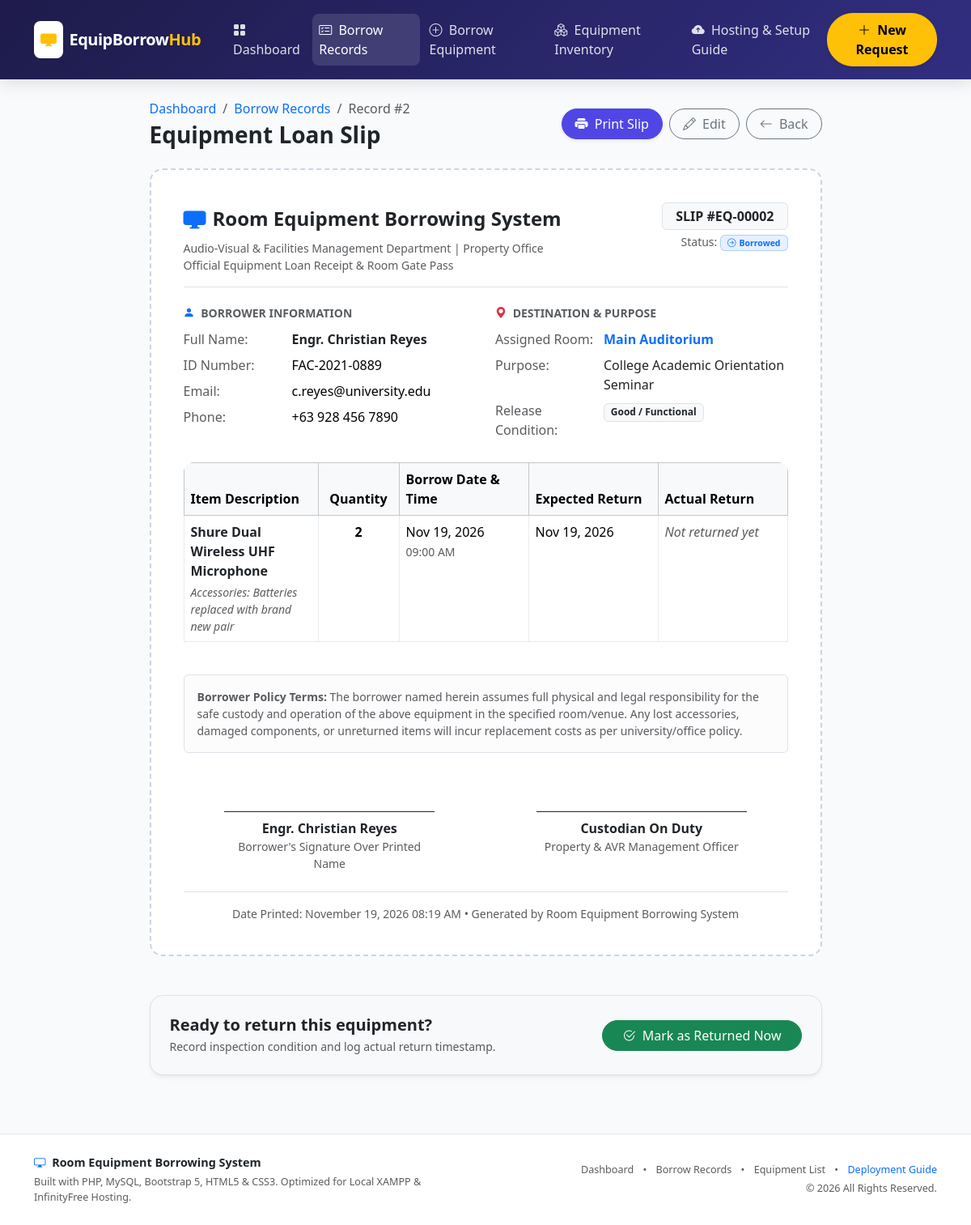
Screenshot of /view.php?id=2 with the database file from the repository.
### tables this page shows
CREATE TABLE IF NOT EXISTS `equipment_borrowings` (
  `id` INT AUTO_INCREMENT PRIMARY KEY,
  `borrower_name` VARCHAR(100) NOT NULL,
  `borrower_id_number` VARCHAR(50) NOT NULL,
  `borrower_email` VARCHAR(100) NOT NULL,
  `borrower_contact` VARCHAR(20) NOT NULL,
  `equipment_id` INT DEFAULT NULL,
  `equipment_name` VARCHAR(100) NOT NULL,
  `room_assigned` VARCHAR(50) NOT NULL,
  `quantity` INT NOT NULL DEFAULT 1,
  `borrow_date` DATE NOT NULL,
  `borrow_time` TIME NOT NULL,
  `expected_return_date` DATE NOT NULL,
  `actual_return_date` DATE DEFAULT NULL,
  `status` ENUM('Borrowed', 'Returned', 'Overdue', 'Pending') NOT NULL DEFAULT 'Borrowed',
  `purpose` VARCHAR(255) NOT NULL,
  `condition_on_borrow` VARCHAR(100) NOT NULL DEFAULT 'Good / Functional',
  `condition_on_return` VARCHAR(100) DEFAULT NULL,
  `remarks` TEXT DEFAULT NULL,
  `created_at` TIMESTAMP DEFAULT CURRENT_TIMESTAMP,
  `updated_at` TIMESTAMP DEFAULT CURRENT_TIMESTAMP ON UPDATE CURRENT_TIMESTAMP,
  INDEX (`status`),
  INDEX (`borrow_date`),
  INDEX (`equipment_id`)
);

### view.php (the view, shortened to what this page needs)
<?php
require_once __DIR__ . '/includes/header.php';
$pdo = getDBConnection();
$id = isset($_GET['id']) ? (int)$_GET['id'] : 0;
try {
    $stmt = $pdo->prepare("SELECT * FROM equipment_borrowings WHERE id = :id");
    $stmt->execute([':id' => $id]);
    $record = $stmt->fetch();
} catch (PDOException $e) {
    setFlash('danger', 'Database error: ' . $e->getMessage());
    header('Location: borrowings.php');
    exit;
}
?>
<div class="row justify-content-center">
    <div class="col-lg-9">
        <div class="d-flex justify-content-between align-items-center mb-4 no-print">
            <div>
                <nav aria-label="breadcrumb">
                    <ol class="breadcrumb mb-1 small">
                        <li class="breadcrumb-item"><a href="index.php" class="text-decoration-none">Dashboard</a></li>
                        <li class="breadcrumb-item"><a href="borrowings.php" class="text-decoration-none">Borrow Records</a></li>
                        <li class="breadcrumb-item active" aria-current="page">Record #<?= $id ?></li>
                    </ol>
                </nav>
                <h3 class="fw-bold mb-0 text-dark">Equipment Loan Slip</h3>
            </div>
            <div class="d-flex gap-2">
                <button type="button" class="btn btn-primary rounded-pill px-3 shadow-sm" onclick="window.print()">
                    <i class="bi bi-printer-fill me-1"></i> Print Slip
                </button>
                <a href="edit.php?id=<?= $id ?>" class="btn btn-outline-secondary rounded-pill px-3">
                    <i class="bi bi-pencil me-1"></i> Edit
                </a>
                <a href="borrowings.php" class="btn btn-outline-secondary rounded-pill px-3">
                    <i class="bi bi-arrow-left me-1"></i> Back
                </a>
            </div>
        </div>
        <div class="receipt-card mb-5">
            <div class="d-flex justify-content-between align-items-start border-bottom pb-3 mb-4">
                <div>
                    <div class="d-flex align-items-center gap-2 mb-1">
                        <i class="bi bi-display-fill fs-3 text-primary"></i>
                        <h4 class="fw-bold mb-0 text-dark"><?= htmlspecialchars(APP_NAME) ?></h4>
                    </div>
                    <p class="text-muted small mb-0">Audio-Visual & Facilities Management Department | Property Office</p>
                    <p class="text-muted small mb-0">Official Equipment Loan Receipt & Room Gate Pass</p>
                </div>
                <div class="text-end">
                    <span class="badge bg-light text-dark border fs-6 px-3 py-2">SLIP #EQ-<?= str_pad($record['id'], 5, '0', STR_PAD_LEFT) ?></span>
                    <div class="small text-muted mt-1">Status: <?= renderStatusBadge($record['status']) ?></div>
                </div>
            </div>
            <div class="row g-4 mb-4">
                <div class="col-sm-6">
                    <h6 class="text-uppercase text-muted fw-bold small mb-2"><i class="bi bi-person-fill text-primary me-1"></i> Borrower Information</h6>
                    <table class="table table-sm table-borderless mb-0">
                        <tr>
                            <td class="text-muted ps-0" style="width: 130px;">Full Name:</td>
                            <td class="fw-bold text-dark"><?= htmlspecialchars($record['borrower_name']) ?></td>
                        </tr>
                        <tr>
                            <td class="text-muted ps-0">ID Number:</td>
                            <td><?= htmlspecialchars($record['borrower_id_number']) ?></td>
                        </tr>
                        <tr>
                            <td class="text-muted ps-0">Email:</td>
                            <td><?= htmlspecialchars($record['borrower_email']) ?></td>
                        </tr>
                        <tr>
                            <td class="text-muted ps-0">Phone:</td>
                            <td><?= htmlspecialchars($record['borrower_contact']) ?></td>
                        </tr>
                    </table>
                </div>
                <div class="col-sm-6">
                    <h6 class="text-uppercase text-muted fw-bold small mb-2"><i class="bi bi-geo-alt-fill text-danger me-1"></i> Destination & Purpose</h6>
                    <table class="table table-sm table-borderless mb-0">
                        <tr>
                            <td class="text-muted ps-0" style="width: 130px;">Assigned Room:</td>
                            <td class="fw-bold text-primary"><?= htmlspecialchars($record['room_assigned']) ?></td>
                        </tr>
                        <tr>
                            <td class="text-muted ps-0">Purpose:</td>
                            <td class="text-dark"><?= htmlspecialchars($record['purpose']) ?></td>
                        </tr>
                        <tr>
                            <td class="text-muted ps-0">Release Condition:</td>
                            <td><span class="badge bg-light text-dark border"><?= htmlspecialchars($record['condition_on_borrow']) ?></span></td>
                        </tr>
                    </table>
                </div>
            </div>
            <div class="table-responsive mb-4">
                <table class="table table-bordered border-light-subtle">
                    <thead class="table-light">
                        <tr>
                            <th>Item Description</th>
                            <th class="text-center" style="width: 100px;">Quantity</th>
                            <th style="width: 160px;">Borrow Date & Time</th>
                            <th style="width: 160px;">Expected Return</th>
                            <th style="width: 160px;">Actual Return</th>
                        </tr>
                    </thead>
                    <tbody>
                        <tr>
                            <td>
                                <strong class="text-dark"><?= htmlspecialchars($record['equipment_name']) ?></strong>
                                <?php if (!empty($record['remarks'])): ?>
                                    <div class="small text-muted mt-1">
                                        <em>Accessories: <?= nl2br(htmlspecialchars($record['remarks'])) ?></em>
                                    </div>
                                <?php endif; ?>
                            </td>
                            <td class="text-center fw-bold"><?= (int)$record['quantity'] ?></td>
                            <td>
                                <?= formatDateFriendly($record['borrow_date']) ?><br>
                                <small class="text-muted"><?= formatTimeFriendly($record['borrow_time']) ?></small>
                            </td>
                            <td>
                                <?= formatDateFriendly($record['expected_return_date']) ?>
                            </td>
                            <td>
                                <?= formatDateFriendly($record['actual_return_date']) ?>
                            </td>
                        </tr>
                    </tbody>
                </table>
            </div>
            <div class="alert alert-light border small text-muted mb-4">
                <strong>Borrower Policy Terms:</strong> The borrower named herein assumes full physical and legal responsibility for the safe custody and operation of the above equipment in the specified room/venue. Any lost accessories, damaged components, or unreturned items will incur replacement costs as per university/office policy.
            </div>
            <div class="row pt-4 mt-4 g-4 text-center">
                <div class="col-6">
                    <div class="border-top border-dark mx-auto pt-2" style="max-width: 260px;">
                        <div class="fw-bold text-dark"><?= htmlspecialchars($record['borrower_name']) ?></div>
                        <div class="small text-muted">Borrower's Signature Over Printed Name</div>
                    </div>
                </div>
                <div class="col-6">
                    <div class="border-top border-dark mx-auto pt-2" style="max-width: 260px;">
                        <div class="fw-bold text-dark">Custodian On Duty</div>
                        <div class="small text-muted">Property & AVR Management Officer</div>
                    </div>
                </div>
            </div>
            <div class="text-center text-muted small mt-4 pt-3 border-top">
                Date Printed: <?= date('F d, Y h:i A') ?> • Generated by <?= htmlspecialchars(APP_NAME) ?>
            </div>
        </div>
        <?php if ($record['status'] === 'Borrowed' || $record['status'] === 'Overdue'): ?>
            <div class="card card-standard bg-light border p-4 mb-5 no-print">
                <div class="d-flex flex-column flex-sm-row justify-content-between align-items-center gap-3">
                    <div>
                        <h5 class="fw-bold mb-1 text-dark">Ready to return this equipment?</h5>
                        <p class="text-muted small mb-0">Record inspection condition and log actual return timestamp.</p>
                    </div>
                    <form action="update_status.php" method="POST" class="d-flex gap-2">
                        <button type="submit" class="btn btn-success rounded-pill px-4">
                            <i class="bi bi-check2-circle me-1"></i> Mark as Returned Now
                        </button>
                    </form>
                </div>
            </div>
        <?php endif; ?>
    </div>
</div>
<?php require_once __DIR__ . '/includes/footer.php'; ?>

### style.css (style rules this page uses)
:root { --primary-color: #4f46e5; --primary-hover: #4338ca; --primary-soft: #eef2ff; --success-color: #10b981; --danger-color: #ef4444; --warning-color: #f59e0b; --info-color: #06b6d4; --card-shadow: 0 4px 6px -1px rgba(0, 0, 0, 0.05), 0 2px 4px -2px rgba(0, 0, 0, 0.05); --card-hover-shadow: 0 10px 15px -3px rgba(0, 0, 0, 0.08), 0 4px 6px -4px rgba(0, 0, 0, 0.05); --border-radius-card: 1rem; }
body { font-family: system-ui, -apple-system, "Segoe UI", Roboto, "Helvetica Neue", Arial, sans-serif; background-color: #f8fafc; color: #1e293b; min-height: 100vh; display: flex; flex-direction: column; }
.card-standard { border: none; border-radius: var(--border-radius-card); background-color: #ffffff; box-shadow: var(--card-shadow); }
.btn-primary { background-color: var(--primary-color); border-color: var(--primary-color); font-weight: 500; }
.table-responsive { border-radius: 0.75rem; }
.badge { font-weight: 600; border-radius: 0.375rem; }
.receipt-card { border: 2px dashed #cbd5e1; background: #ffffff; border-radius: 1rem; padding: 2.5rem; }

### rows the page displays
equipment_borrowings: id "00002", borrower_name "Engr. Christian Reyes", borrower_id_number "FAC-2021-0889", borrower_email "c.reyes@university.edu", borrower_contact "+63 928 456 7890", room_assigned "Main Auditorium", purpose "College Academic Orientation Seminar", condition_on_borrow "Good / Functional", equipment_name "Shure Dual Wireless UHF Microphone", remarks "Batteries replaced with brand new pair", quantity "2", borrow_date "Nov 19, 2026", borrow_time "09:00 AM", expected_return_date "Nov 19, 2026"

### other values shown
$id "2"
APP_NAME "Room Equipment Borrowing System"
